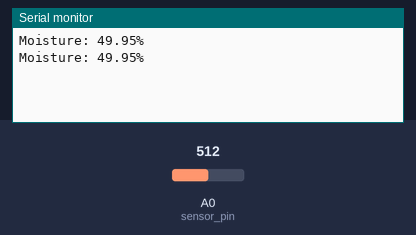
A sketch run on a simulated Arduino Uno, built with avr-gcc and run on an emulated ATmega328P. On the bench: the last lines printed to the serial monitor. The inputs (shaded band) are chosen by the test bench; at power-on: A0 (sensor_pin) = 512.

Above: at 1.8 s.
1.9 s: A0 (sensor_pin) set to 716
At 2.8 s:
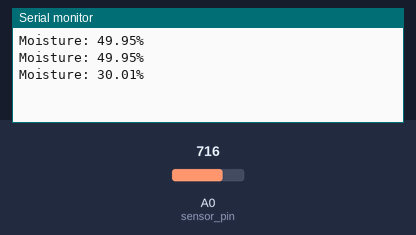
3.4 s: A0 (sensor_pin) set to 900
At 4.4 s:
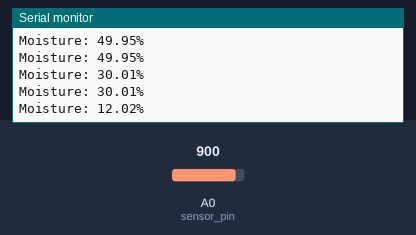
Timing chart, 0 to 6.4 s (numbered marks = the images above; inputs shaded):
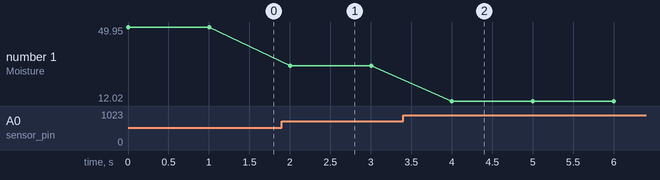

The sketch:

Sensor_Soil_Moisture.ino
```cpp
const int sensor_pin = A0;

void setup() {
  Serial.begin(9600);
}

void loop() {
  float moisture;
  int sensor_value;
  sensor_value = analogRead(sensor_pin);
  moisture = ( 100 - ( (sensor_value/1023.00) * 100 ) );
  Serial.print("Moisture: ");
  Serial.print(moisture);
  Serial.print("% \n");
  delay(1000);
}
```

Measured:
- after the input at 1.9 s, the serial monitor: prints a new line after 0.10 s (image 1)
- after the input at 3.4 s, the serial monitor: prints a new line after 0.60 s (image 2)
- plotted number 1: 49.95 → 30.01 after the input at 1.9 s, 30.01 → 12.02 after the input at 3.4 s
